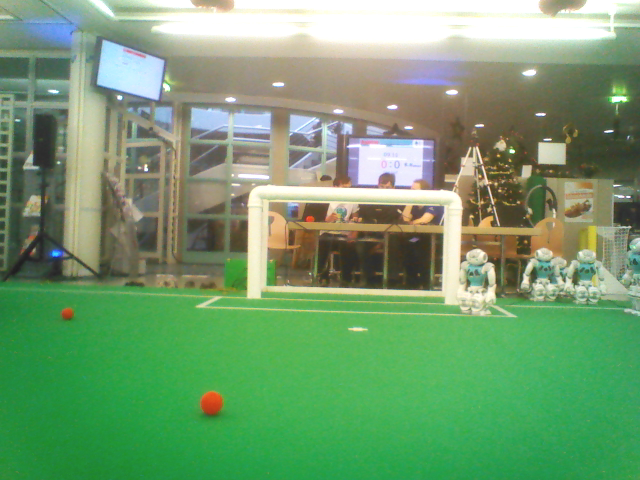
#> input picture exercise/pictures/image1.png, 640 x 480 px
$ python goal_detection.py pictures/image1.png   (Python 2 division)   (older library calls are emulated)
#> lines starting #> are read from the running program, lines starting #| are printed output that depends on the picture
import cv2
import sys
import numpy as np
from os.path import isfile

def harrisCorner_operation(gray):
	gray = np.float32(gray)
	dst = cv2.cornerHarris(gray,2,3,0.04)

	#result is dilated for marking the corners, not important
	dst = cv2.dilate(dst,None)
	# Threshold for an optimal value, it may vary depending on the image.
	img[dst>0.01*dst.max()]=[0,0,255]
	cv2.imwrite('harrCorner.jpg',img)

def sobel_operation(img):
	laplacian = cv2.Laplacian(img, cv2.CV_64F)
	sobelx = cv2.Sobel(laplacian, cv2.CV_64F, 1, 0, ksize=5)
	sobely = cv2.Sobel(laplacian, cv2.CV_64F, 0, 1, ksize=5)

	cv2.imwrite('laplacian.jpg', laplacian)
	cv2.imwrite('sobelx.jpg', sobelx)
	cv2.imwrite('sobely.jpg', sobely)

def sift_operation(gray):
	sift = cv2.SIFT()
	kp = sift.detect(gray,None)
	img1=cv2.drawKeypoints(gray,kp)
	cv2.imwrite('sift1_keypoints.jpg',img1)

	img2=cv2.drawKeypoints(gray,kp,flags=cv2.DRAW_MATCHES_FLAGS_DRAW_RICH_KEYPOINTS)
	cv2.imwrite('sift2_keypoints.jpg',img2)


if __name__ == '__main__':
	if len(sys.argv) == 2 and isfile(sys.argv[1]):
		filename = sys.argv[1]
		print "processing single image file: ", filename
		img = cv2.imread(filename)
#> img is the input picture: shape (480, 640, 3); mean B, G, R 112.4, 156.9, 116.4
		img = cv2.medianBlur(img, 7) # erase noise
		gray = cv2.cvtColor(img,cv2.COLOR_BGR2GRAY)
		sobel_operation(gray)
#> in sobel_operation, `sobely = cv2.Sobel(laplacian, cv2.CV_64F, 0, 1, ksize=5)`:
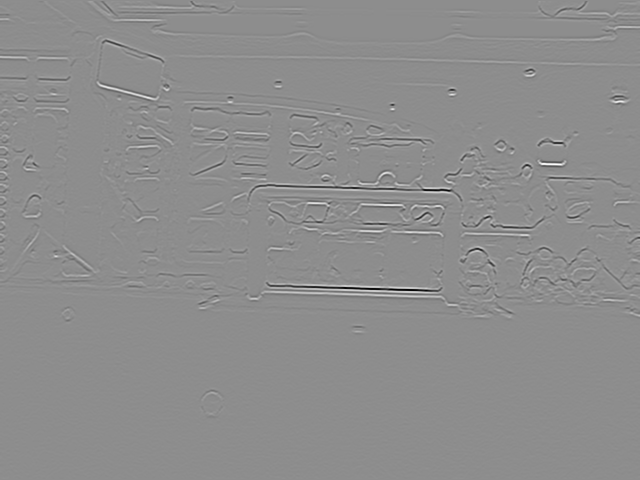
#> sobely: shape (480, 640) float64; min -4334, max 3482, mean 0.1; drawn with min black and max white
#> in sobel_operation, `cv2.imwrite('laplacian.jpg', laplacian)`:
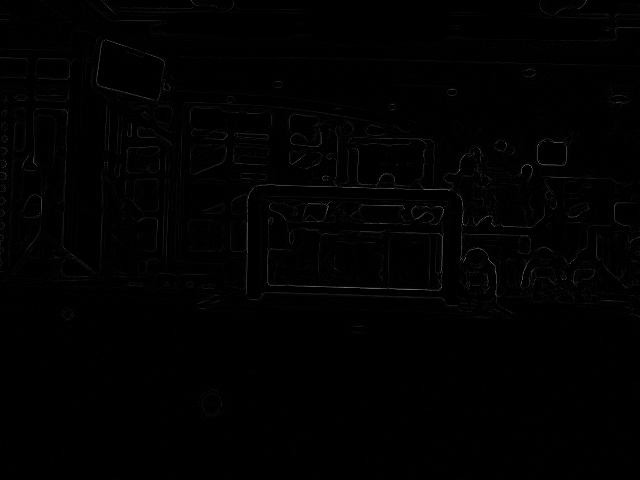
#> saved as laplacian.jpg: shape (480, 640); min 0, max 123, mean 1.6
#> in sobel_operation, `cv2.imwrite('sobelx.jpg', sobelx)`:
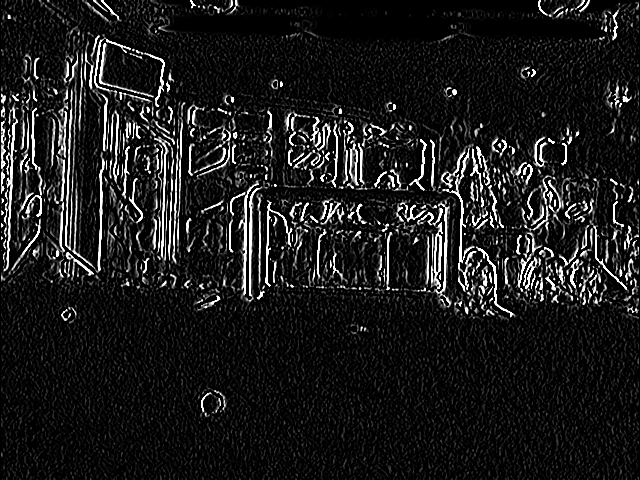
#> saved as sobelx.jpg: shape (480, 640); min 0, max 255, mean 27
#> in sobel_operation, `cv2.imwrite('sobely.jpg', sobely)`:
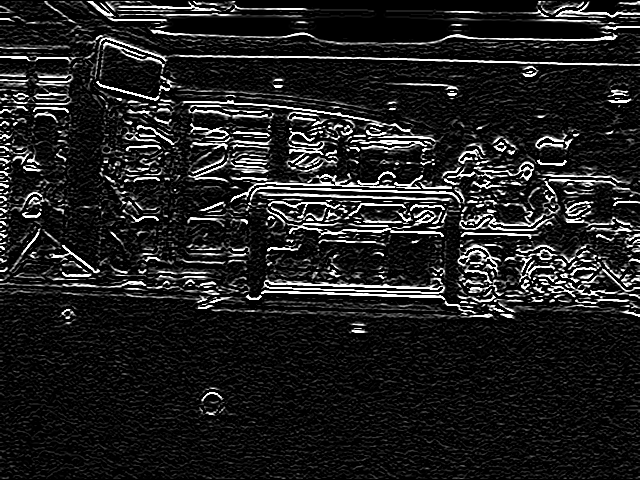
#> saved as sobely.jpg: shape (480, 640); min 0, max 255, mean 32.2
		harrisCorner_operation(gray)
#> in harrisCorner_operation, `dst = cv2.cornerHarris(gray,2,3,0.04)`:
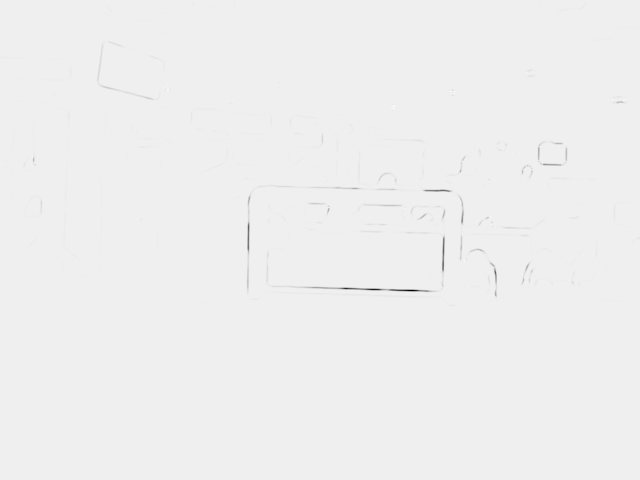
#> dst: shape (480, 640) float32; min -13461499, max 880476.8, mean -18876.7; drawn with min black and max white
#> in harrisCorner_operation, `img[dst>0.01*dst.max()]=[0,0,255]`:
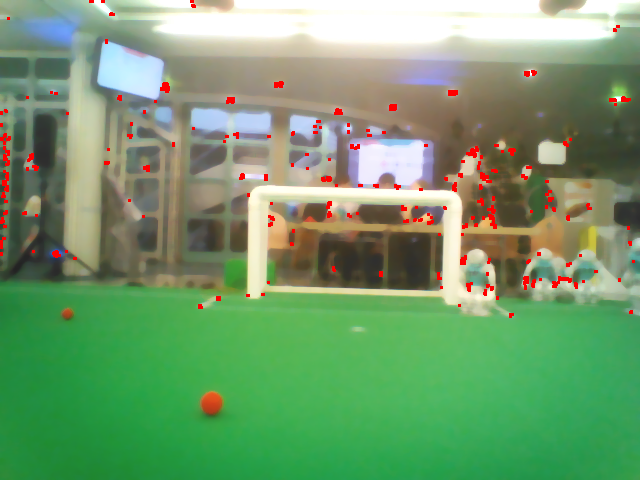
#> img: shape (480, 640, 3); mean B, G, R 110.2, 154.6, 117.1
		sift_operation(gray)
#> in sift_operation, `kp = sift.detect(gray,None)`: kp = 415 keypoints; strongest (x, y, size): (551, 152, 16.8), (618, 98, 9.4), (387, 180, 10.7), (526, 171, 7.3)
#> in sift_operation, `img2=cv2.drawKeypoints(gray,kp,flags=cv2.DRAW_MATCHES_FLAGS_DRAW_RICH_..`:
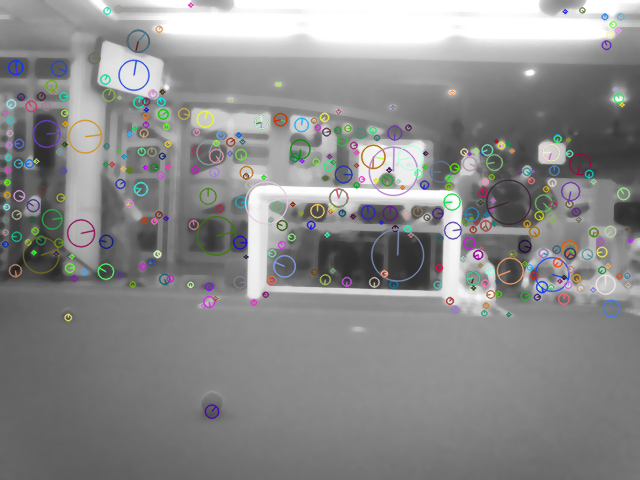
#> img2: shape (480, 640, 3); mean of channels 0, 1, 2 138.8, 139, 138.7; drawn as B, G, R
	else:
		print __doc__
		print "wrong number/type of arguments."
		sys.exit(1)

$ run again, on exercise/pictures/image11.png
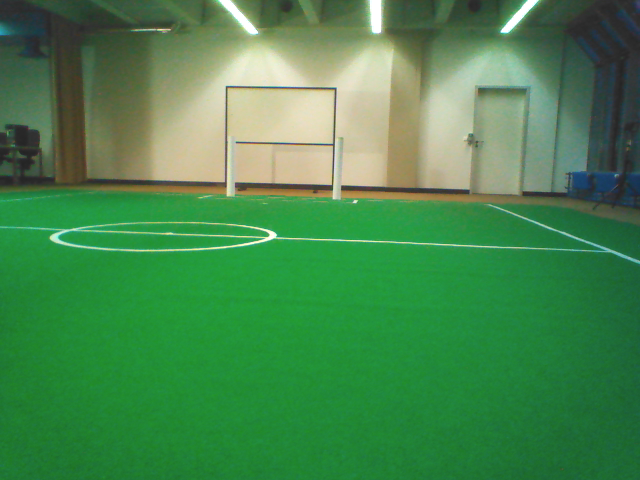
#> input picture exercise/pictures/image11.png, 640 x 480 px
#> img is the input picture: shape (480, 640, 3); mean B, G, R 77.7, 135.1, 71.3
#> in sobel_operation, `sobelx = cv2.Sobel(laplacian, cv2.CV_64F, 1, 0, ksize=5)`:
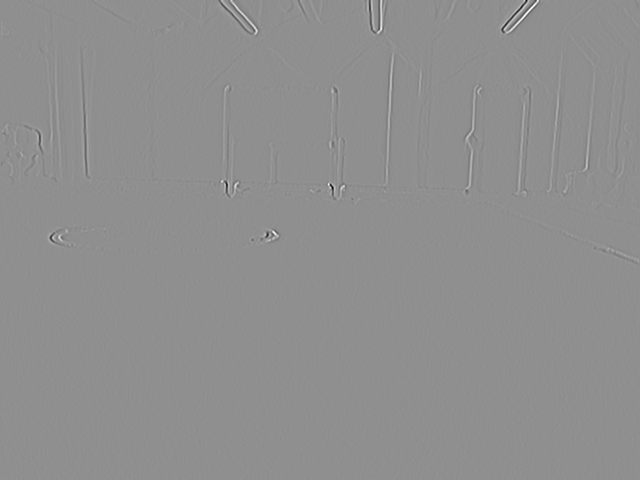
#> sobelx: shape (480, 640) float64; min -3887, max 3024, mean 0; drawn with min black and max white
#> in sobel_operation, `cv2.imwrite('sobely.jpg', sobely)`:
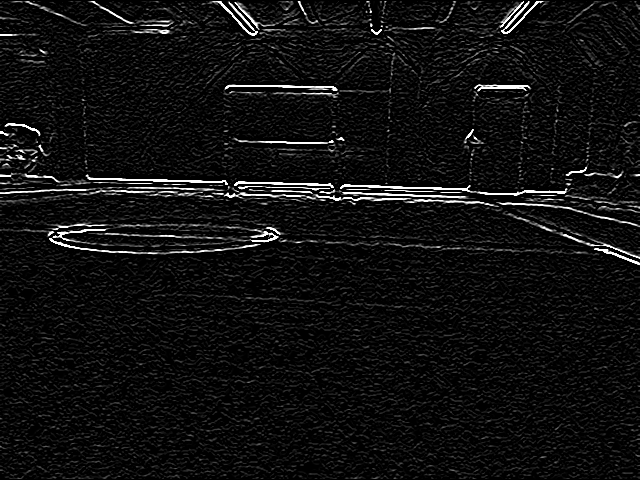
#> saved as sobely.jpg: shape (480, 640); min 0, max 255, mean 16
#> kp = 68 keypoints; strongest (x, y, size): (271, 235, 5.9), (509, 26, 8.5), (376, 19, 13.5), (55, 238, 6.3)

$ run again, on exercise/pictures/image12.png
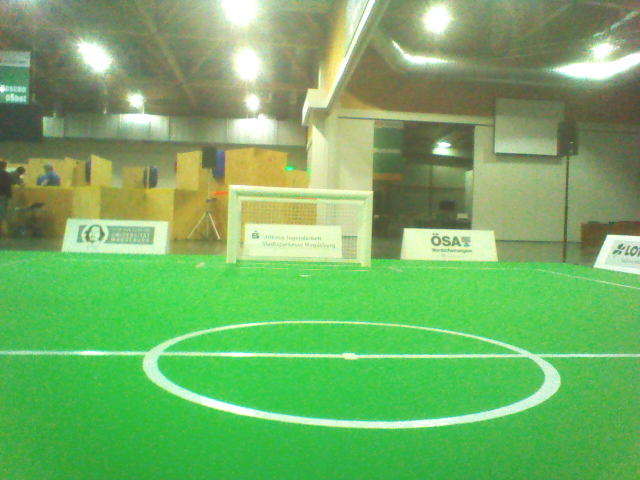
#> input picture exercise/pictures/image12.png, 640 x 480 px
#> img is the input picture: shape (480, 640, 3); mean B, G, R 101.3, 176.1, 116.3
#> in harrisCorner_operation, `dst = cv2.cornerHarris(gray,2,3,0.04)`:
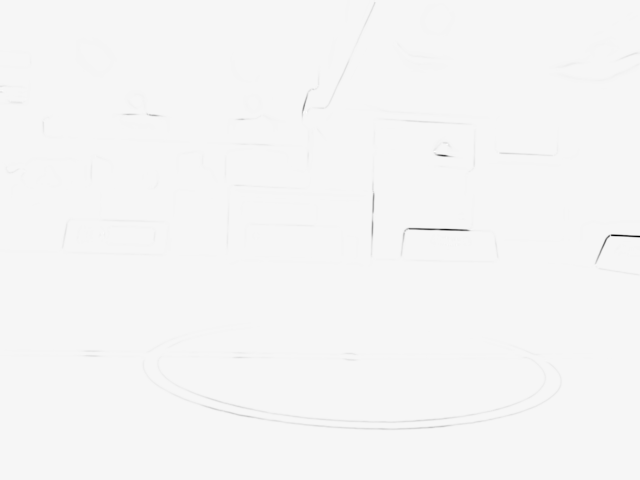
#> dst: shape (480, 640) float32; min -10405896, max 378276.4, mean -13374.4; drawn with min black and max white
#> kp = 205 keypoints; strongest (x, y, size): (442, 148, 10.3), (95, 57, 25.8), (418, 243, 22.3), (611, 241, 9.6)
#> in sift_operation, `img2=cv2.drawKeypoints(gray,kp,flags=cv2.DRAW_MATCHES_FLAGS_DRAW_RICH_..`:
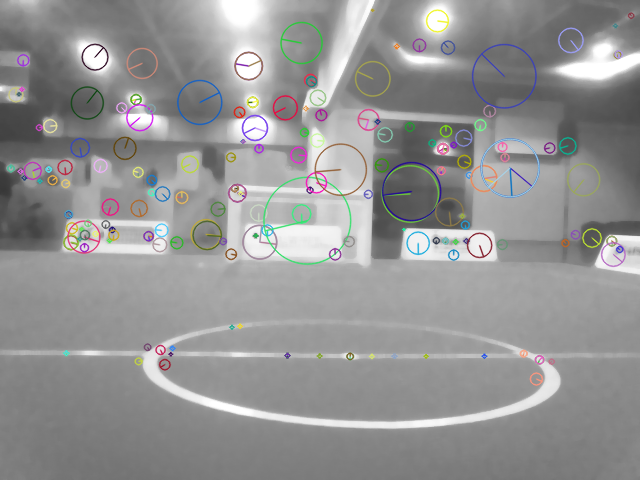
#> img2: shape (480, 640, 3); mean of channels 0, 1, 2 148, 148, 148.2; drawn as B, G, R

$ run again, on exercise/pictures/image13.png
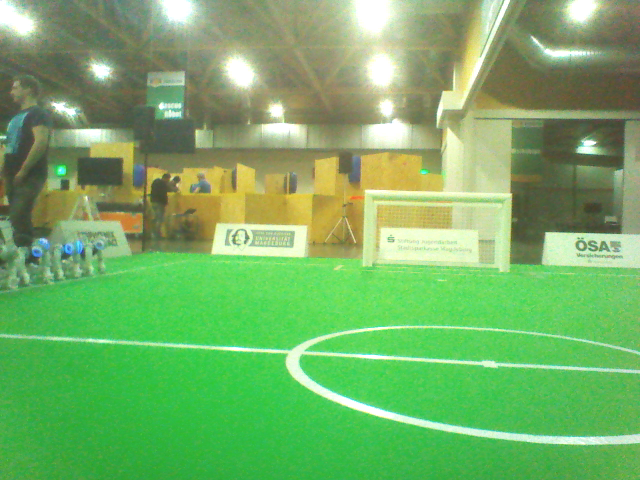
#> input picture exercise/pictures/image13.png, 640 x 480 px
#> img is the input picture: shape (480, 640, 3); mean B, G, R 102.5, 175.9, 118.3
#> kp = 245 keypoints; strongest (x, y, size): (588, 147, 11.1), (101, 70, 14.3), (240, 72, 24.5), (63, 108, 12.4)
#> in sift_operation, `img2=cv2.drawKeypoints(gray,kp,flags=cv2.DRAW_MATCHES_FLAGS_DRAW_RICH_..`:
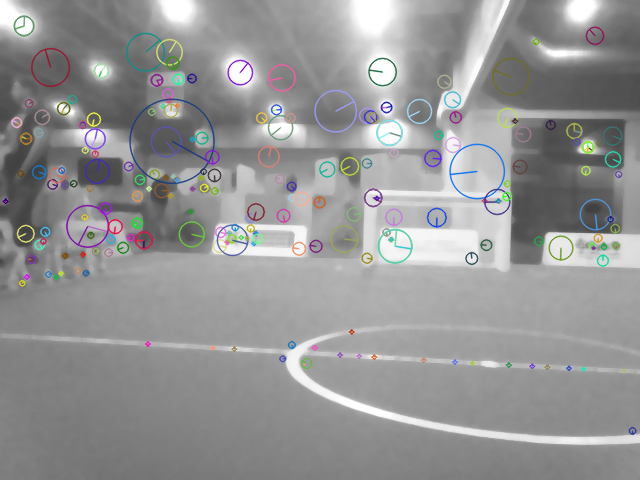
#> img2: shape (480, 640, 3); mean of channels 0, 1, 2 149, 148.7, 148.5; drawn as B, G, R
